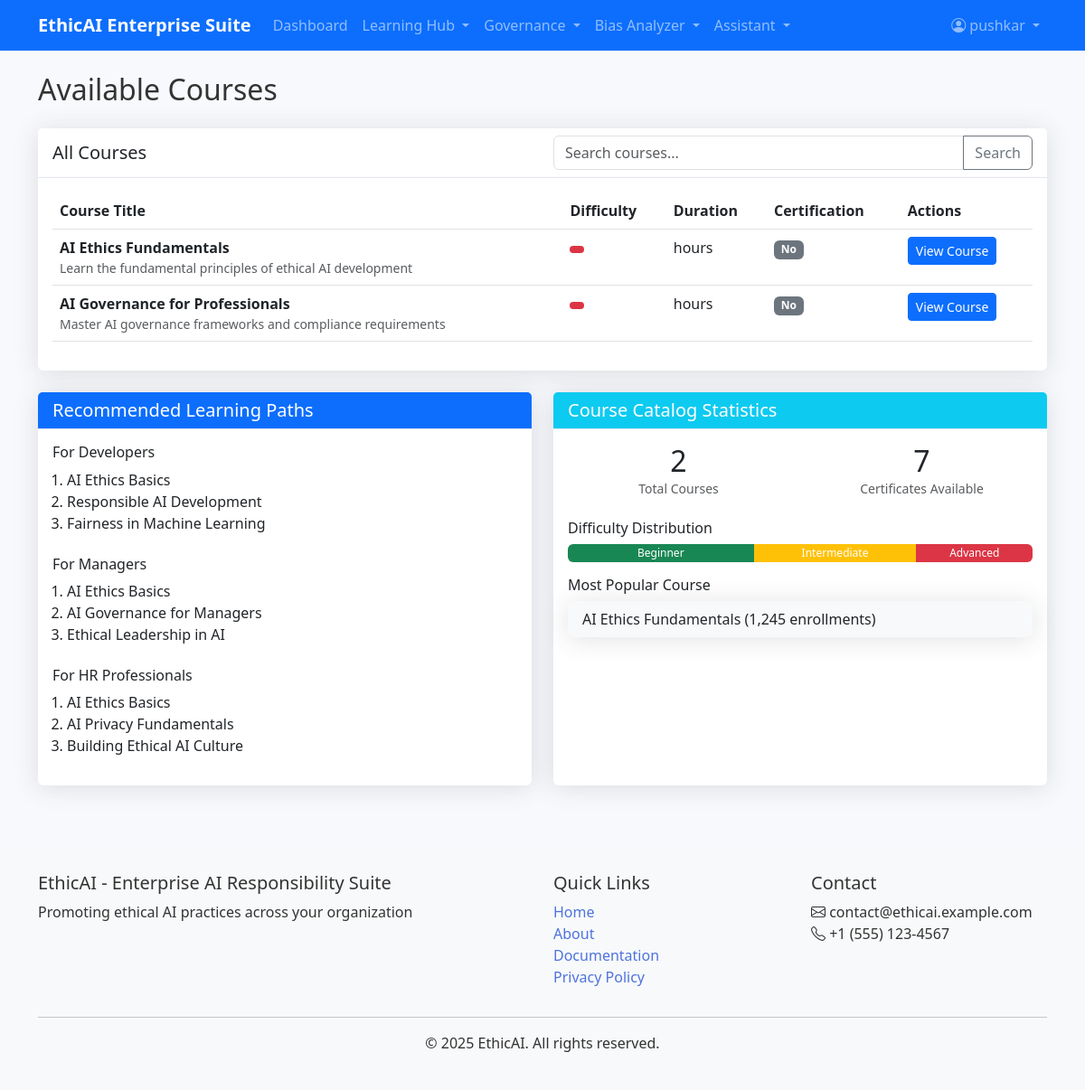
The app's page /learning/courses (signed in) with its own data.
### app/models.py (models this page shows, shortened)
class User(UserMixin, db.Model):
    id = db.Column(db.Integer, primary_key=True)
    username = db.Column(db.String(64), index=True, unique=True)
    email = db.Column(db.String(120), index=True, unique=True)
    password_hash = db.Column(db.String(128))
    role = db.Column(db.String(20), default=ROLES['USER'])
    is_active = db.Column(db.Boolean, default=True)
    created_at = db.Column(db.DateTime, default=datetime.utcnow)
    certificates = db.relationship('Certificate', backref='user', lazy='dynamic')
    ai_models = db.relationship('AIModel', backref='owner', lazy='dynamic')
    assessments = db.relationship('Assessment', backref='user', lazy='dynamic')
    assistant_interactions = db.relationship('AssistantInteraction', backref='user', lazy='dynamic')

class Course(db.Model):
    id = db.Column(db.Integer, primary_key=True)
    title = db.Column(db.String(128), index=True)
    description = db.Column(db.Text)
    created_at = db.Column(db.DateTime, default=datetime.utcnow)
    updated_at = db.Column(db.DateTime, default=datetime.utcnow, onupdate=datetime.utcnow)
    lessons = db.relationship('Lesson', backref='course', lazy='dynamic')
    assessments = db.relationship('Assessment', backref='course', lazy='dynamic')

### app/modules/learning_hub/routes.py (the view)
@bp.route('/courses')
@login_required
def courses():
    try:
        courses = Course.query.all()
        return render_template('learning_hub/courses.html', title='Courses', courses=courses)
    except Exception as e:
        print(f"Database error: {e}")
        flash("An error occurred while processing your request. Please try again later.", "error")
        return redirect(url_for('main.index'))

### app/models.py (called while the page is built)
@login_manager.user_loader
def load_user(id):
    return User.query.get(int(id))

### app/templates/learning_hub/courses.html (shortened to what this page needs)
{% extends "base.html" %}
{% block content %}
<h1 class="h2 mb-4">Available Courses</h1>
<div class="row mb-4">
    <div class="col-12">
        <div class="card">
            <div class="card-header">
                <div class="row align-items-center">
                    <div class="col-md-6">
                        <h5 class="m-0">All Courses</h5>
                    </div>
                    <div class="col-md-6">
                        <div class="input-group">
                            <input type="text" class="form-control" placeholder="Search courses...">
                            <button class="btn btn-outline-secondary" type="button">Search</button>
                        </div>
                    </div>
                </div>
            </div>
            <div class="card-body">
                <div class="table-responsive">
                    <table class="table table-hover">
                        <thead>
                            <tr>
                                <th>Course Title</th>
                                <th>Difficulty</th>
                                <th>Duration</th>
                                <th>Certification</th>
                                <th>Actions</th>
                            </tr>
                        </thead>
                        <tbody>
                            {% if courses %}
                                {% for course in courses %}
                                    <tr>
                                        <td>
                                            <strong>{{ course.title }}</strong>
                                            <div class="small text-muted">{{ course.description }}</div>
                                        </td>
                                        <td>
                                            <span class="badge {% if course.difficulty == 'Beginner' %}bg-success{% elif course.difficulty == 'Intermediate' %}bg-warning{% else %}bg-danger{% endif %}">
                                            </span>
                                        </td>
                                        <td>{{ course.duration }} hours</td>
                                        <td>
                                            {% if course.has_certification %}
                                                <span class="badge bg-success">Yes</span>
                                            {% else %}
                                                <span class="badge bg-secondary">No</span>
                                            {% endif %}
                                        </td>
                                        <td>
                                            <a href="{{ url_for('learning_hub.course', course_id=course.id) }}" class="btn btn-sm btn-primary">View Course</a>
                                        </td>
                                    </tr>
                                {% endfor %}
                            {% else %}
                                <tr>
                                    <td colspan="5" class="text-center py-4">
                                        <p class="text-muted mb-0">No courses available at the moment.</p>
                                    </td>
                                </tr>
                            {% endif %}
                        </tbody>
                    </table>
                </div>
            </div>
        </div>
    </div>
</div>
<div class="row">
    <div class="col-md-6 mb-4">
        <div class="card h-100">
            <div class="card-header bg-primary text-white">
                <h5 class="m-0">Recommended Learning Paths</h5>
            </div>
            <div class="card-body">
                <div class="mb-4">
                    <h6>For Developers</h6>
                    <ol class="ps-3">
                        <li>AI Ethics Basics</li>
                        <li>Responsible AI Development</li>
                        <li>Fairness in Machine Learning</li>
                    </ol>
                </div>
                <div class="mb-4">
                    <h6>For Managers</h6>
                    <ol class="ps-3">
                        <li>AI Ethics Basics</li>
                        <li>AI Governance for Managers</li>
                        <li>Ethical Leadership in AI</li>
                    </ol>
                </div>
                <div>
                    <h6>For HR Professionals</h6>
                    <ol class="ps-3">
                        <li>AI Ethics Basics</li>
                        <li>AI Privacy Fundamentals</li>
                        <li>Building Ethical AI Culture</li>
                    </ol>
                </div>
            </div>
        </div>
    </div>
    <div class="col-md-6 mb-4">
        <div class="card h-100">
            <div class="card-header bg-info text-white">
                <h5 class="m-0">Course Catalog Statistics</h5>
            </div>
            <div class="card-body">
                <div class="row mb-4">
                    <div class="col-6 text-center">
                        <div class="h2 mb-0">{{ courses|length }}</div>
                        <div class="small text-muted">Total Courses</div>
                    </div>
                    <div class="col-6 text-center">
                        <div class="h2 mb-0">7</div>
                        <div class="small text-muted">Certificates Available</div>
                    </div>
                </div>
                <div class="mb-3">
                    <h6 class="mb-2">Difficulty Distribution</h6>
                    <div class="progress" style="height: 20px;">
                        <div class="progress-bar bg-success" role="progressbar" style="width: 40%;" aria-valuenow="40" aria-valuemin="0" aria-valuemax="100">Beginner</div>
                        <div class="progress-bar bg-warning" role="progressbar" style="width: 35%;" aria-valuenow="35" aria-valuemin="0" aria-valuemax="100">Intermediate</div>
                        <div class="progress-bar bg-danger" role="progressbar" style="width: 25%;" aria-valuenow="25" aria-valuemin="0" aria-valuemax="100">Advanced</div>
                    </div>
                </div>
                <div>
                    <h6 class="mb-2">Most Popular Course</h6>
                    <div class="card bg-light">
                        <div class="card-body py-2">
                            <p class="mb-0">AI Ethics Fundamentals (1,245 enrollments)</p>
                        </div>
                    </div>
                </div>
            </div>
        </div>
    </div>
</div>
{% endblock %}

### app/templates/base.html (shortened to what this page needs)
<!DOCTYPE html>
<html lang="en">
<head>
    <link rel="stylesheet" href="https://cdn.jsdelivr.net/npm/bootstrap@5.3.0/dist/css/bootstrap.min.css">
    <link rel="stylesheet" href="{{ url_for('static', filename='css/styles.css') }}">
    <link rel="stylesheet" href="{{ url_for('static', filename='css/loading.css') }}">
    <link rel="stylesheet" href="{{ url_for('static', filename='css/gene-loader.css') }}">
    <link rel="stylesheet" href="https://cdn.jsdelivr.net/npm/bootstrap-icons@1.10.0/font/bootstrap-icons.css">
</head>
<body>
    <header>
        <nav class="navbar navbar-expand-lg navbar-dark bg-primary">
            <div class="container">
                <a class="navbar-brand" href="{{ url_for('main.index') }}">
                    <strong>EthicAI</strong> <span class="text-light">Enterprise Suite</span>
                </a>
                <div class="collapse navbar-collapse" id="navbarNav">
                    <ul class="navbar-nav me-auto">
                        {% if current_user.is_authenticated %}
                        <li class="nav-item">
                            <a class="nav-link" href="{{ url_for('main.dashboard') }}">Dashboard</a>
                        </li>
                        <li class="nav-item dropdown">
                            <a class="nav-link dropdown-toggle" href="#" id="learningDropdown" role="button" data-bs-toggle="dropdown">
                                Learning Hub
                            </a>
                        </li>
                        <li class="nav-item dropdown">
                            <a class="nav-link dropdown-toggle" href="#" id="governanceDropdown" role="button" data-bs-toggle="dropdown">
                                Governance
                            </a>
                        </li>
                        <li class="nav-item dropdown">
                            <a class="nav-link dropdown-toggle" href="#" id="biasDropdown" role="button" data-bs-toggle="dropdown">
                                Bias Analyzer
                            </a>
                        </li>
                        <li class="nav-item dropdown">
                            <a class="nav-link dropdown-toggle" href="#" id="assistantDropdown" role="button" data-bs-toggle="dropdown">
                                Assistant
                            </a>
                        </li>
                        {% endif %}
                    </ul>
                    <ul class="navbar-nav ms-auto">
                        {% if current_user.is_authenticated %}
                        <li class="nav-item dropdown">
                            <a class="nav-link dropdown-toggle" href="#" id="userDropdown" role="button" data-bs-toggle="dropdown">
                                <i class="bi bi-person-circle"></i> {{ current_user.username }}
                            </a>
                        </li>
                        {% endif %}
                    </ul>
                </div>
            </div>
        </nav>
    </header>
    <main class="container mt-4">
        {% block content %}{% endblock %}
    </main>
    <footer class="bg-light py-4 mt-5">
        <div class="container">
            <div class="row">
                <div class="col-md-6">
                    <h5>EthicAI - Enterprise AI Responsibility Suite</h5>
                    <p>Promoting ethical AI practices across your organization</p>
                </div>
                <div class="col-md-3">
                    <h5>Quick Links</h5>
                    <ul class="list-unstyled">
                        <li><a href="{{ url_for('main.index') }}">Home</a></li>
                        <li><a href="#">About</a></li>
                        <li><a href="#">Documentation</a></li>
                        <li><a href="#">Privacy Policy</a></li>
                    </ul>
                </div>
                <div class="col-md-3">
                    <h5>Contact</h5>
                    <ul class="list-unstyled">
                        <li><i class="bi bi-envelope"></i> contact@ethicai.example.com</li>
                        <li><i class="bi bi-telephone"></i> +1 (555) 123-4567</li>
                    </ul>
                </div>
            </div>
            <hr>
            <div class="text-center">
                <p>&copy; {{ 2025 }} EthicAI. All rights reserved.</p>
            </div>
        </div>
    </footer>
</body>
</html>

### app/static/css/styles.css (style rules this page uses)
:root { --primary-color: #4e73df; --secondary-color: #2c9faf; --success-color: #1cc88a; --danger-color: #e74a3b; --warning-color: #f6c23e; --info-color: #36b9cc; --dark-color: #5a5c69; --light-color: #f8f9fc; }
body { font-family: 'Nunito', 'Segoe UI', Roboto, Arial, sans-serif; background-color: #f8f9fc; color: #333; }
a { color: var(--primary-color); text-decoration: none; }
.card { border: none; box-shadow: 0 0.15rem 1.75rem 0 rgba(58, 59, 69, 0.15); transition: transform 0.3s, box-shadow 0.3s; }
.card-header { background-color: white; border-bottom: 1px solid #e3e6f0; }
.navbar-brand { font-weight: 800; }
.navbar-dark .navbar-brand { color: white; }

### app/static/css/loading.css (style rules this page uses)
.btn { transition: all 0.2s ease-in-out; }

### records on screen
User: username "pushkar"
Course: title "AI Ethics Fundamentals", description "Learn the fundamental principles of ethical AI development"
Course: title "AI Governance for Professionals", description "Master AI governance frameworks and compliance requirements"

### other values on screen
{{ courses|length }} "2"
{{ 2025 }} "2025"
